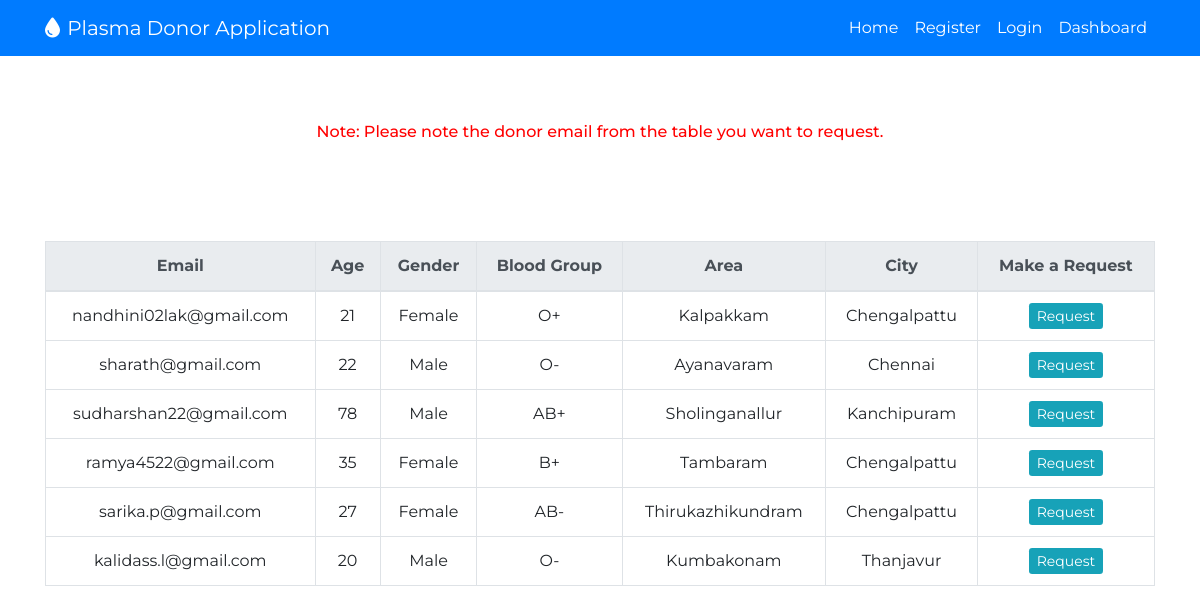
The app's page /donorlist with its own data.
### tables this page shows
CREATE TABLE donor1(pid INTEGER primary key, 
name TEXT, 
mobile INTEGER, 
email TEXT, 
age INTEGER, 
gender TEXT,
blood TEXT, 
city TEXT, 
district TEXT);

### app.py (the view)
@app.route("/donorlist")
def donorlist():
    con = sqlite3.connect("pda.db")
    con.row_factory = sqlite3.Row
    cur = con.cursor()
    cur.execute("SELECT email, age, gender, blood, city, district FROM donor1")
    donor1 = cur.fetchall()
    con.close()
    return render_template('donor.html', donor1 = donor1)

### templates/donor.html (shortened to what this page needs)
{% extends 'base.html'%}
{% block content %}
<div class="container mt-3">
    <div class="row justify-content-center">
        <div class="col-sm-12 ">
            <div class="">
                <div class="">
                  <h6 style="text-align: center; margin-top: 50px;color: red;">Note: Please note the donor email from the table you want to request.</h6>
  <table class="table table-hover table-bordered" style="margin:100px 0px; text-align: center;">
    <thead class="thead-light">
      <tr>
        <th scope="col">Email</th>
        <th scope="col">Age</th>
        <th scope="col">Gender</th>
        <th scope="col">Blood Group</th>
        <th scope="col">Area</th>
        <th scope="col">City</th>
        <th scope="col">Make a Request</th>
      </tr>
    </thead>
    <tbody>
      <tr>
        {% for row in donor1 %}
        {% set i=loop.index %}
        <td>{{ row["email"] }}</td>
        <td>{{ row["age"] }}</td>
        <td>{{ row["gender"] }}</td>
        <td>{{ row["blood"] }}</td>
        <td>{{ row["city"] }}</td>
        <td>{{ row["district"] }}</td>
        <td>
        <a href="{{url_for('request_page')}}" class="btn-sm btn-info" style="color: white; text-decoration:none">Request</a>
        </td>
      </tr>
      {% endfor %}
      </tbody>
  </table>
</div>
</div>
</div>
</div>
</div>
{% endblock %}

### templates/base.html (shortened to what this page needs)
<!DOCTYPE html>
<html lang="en">
<head>
    <link rel="stylesheet" href="https://cdn.jsdelivr.net/npm/bootstrap@4.3.1/dist/css/bootstrap.min.css">
    <link rel="stylesheet" href="{{ url_for('static',filename='style.css')}}">
</head>
<body>
    <header>
<nav class="navbar navbar-expand-lg navbar-dark bg-primary">
    <div class="container">
    <a href="{{ url_for('index')}}" class="navbar-brand"><i class="fa-solid fa-droplet" id="icon"></i>
        Plasma Donor Application</a>
    <div class="collapse navbar-collapse" id="myNavBar">
        <ul class="navbar-nav ml-auto">
            <li class="nav-item active">
                <a href="{{ url_for('index') }}" class="nav-link">Home</a>
            </li>
            <li class="nav-item">
                <a href="{{ url_for('signin') }}" class="nav-link" style="color:white ;">Register</a>
            </li>
            <li class="nav-item">
                <a href="{{ url_for('login') }}" class="nav-link" style="color:white ;">Login</a>
            </li>
            <li class="nav-item">
                <a href="{{ url_for('dashboard') }}" class="nav-link" style="color:white ;">Dashboard</a>
            </li>
            </ul>
        </div>
    </div>
    </nav>
</header>
    {% block content %}
    {% endblock %}
</body>
</html>

### static/style.css (style rules this page uses)
* { font-family: 'Montserrat', sans-serif; }
body { width: 100%; }
#icon { color: white; padding-right: 2px; }

### records on screen
donor1: email "nandhini02lak@gmail.com", age "21", gender "Female", blood "O+", city "Kalpakkam", district "Chengalpattu"
donor1: email "sharath@gmail.com", age "22", gender "Male", blood "O-", city "Ayanavaram", district "Chennai"
donor1: email "sudharshan22@gmail.com", age "78", gender "Male", blood "AB+", city "Sholinganallur", district "Kanchipuram"
donor1: email "ramya4522@gmail.com", age "35", gender "Female", blood "B+", city "Tambaram", district "Chengalpattu"
donor1: email "sarika.p@gmail.com", age "27", gender "Female", blood "AB-", city "Thirukazhikundram", district "Chengalpattu"
donor1: email "kalidass.l@gmail.com", age "20", gender "Male", blood "O-", city "Kumbakonam", district "Thanjavur"
